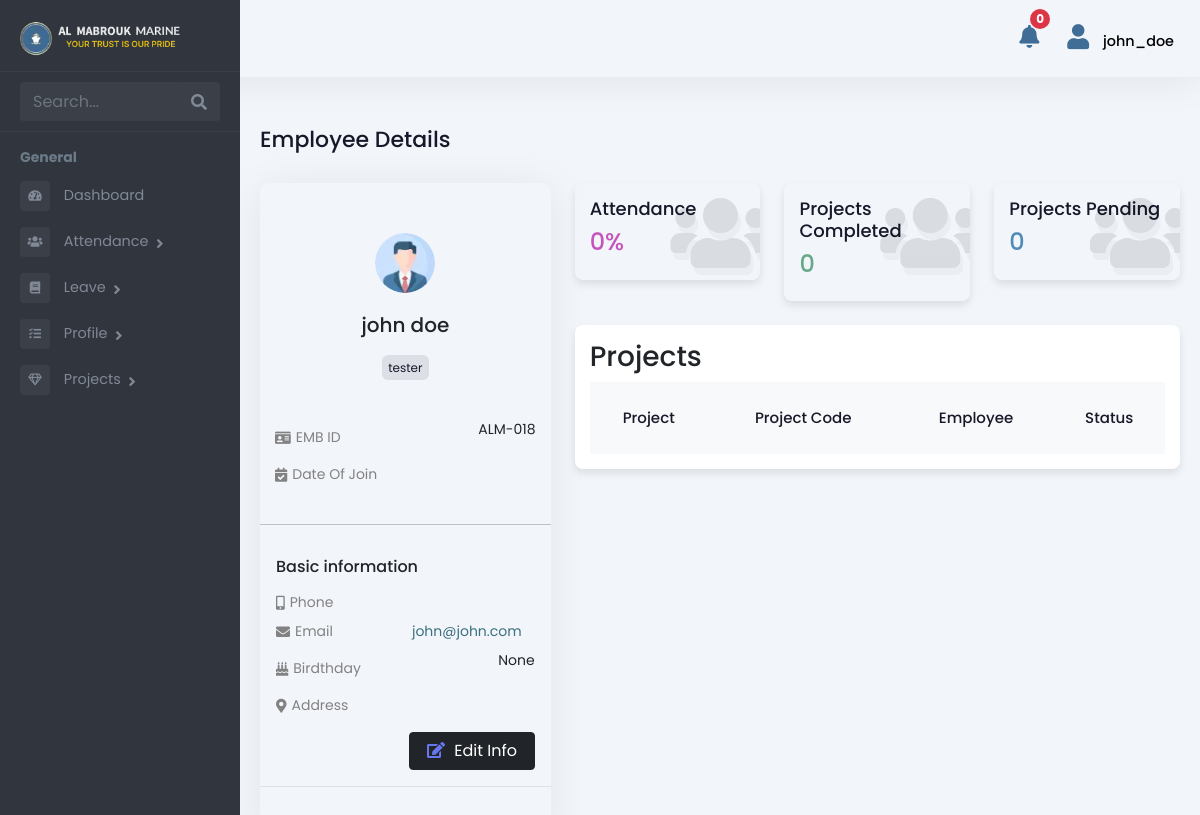
Before: /employee/profile/ (signed in) with the older database file.
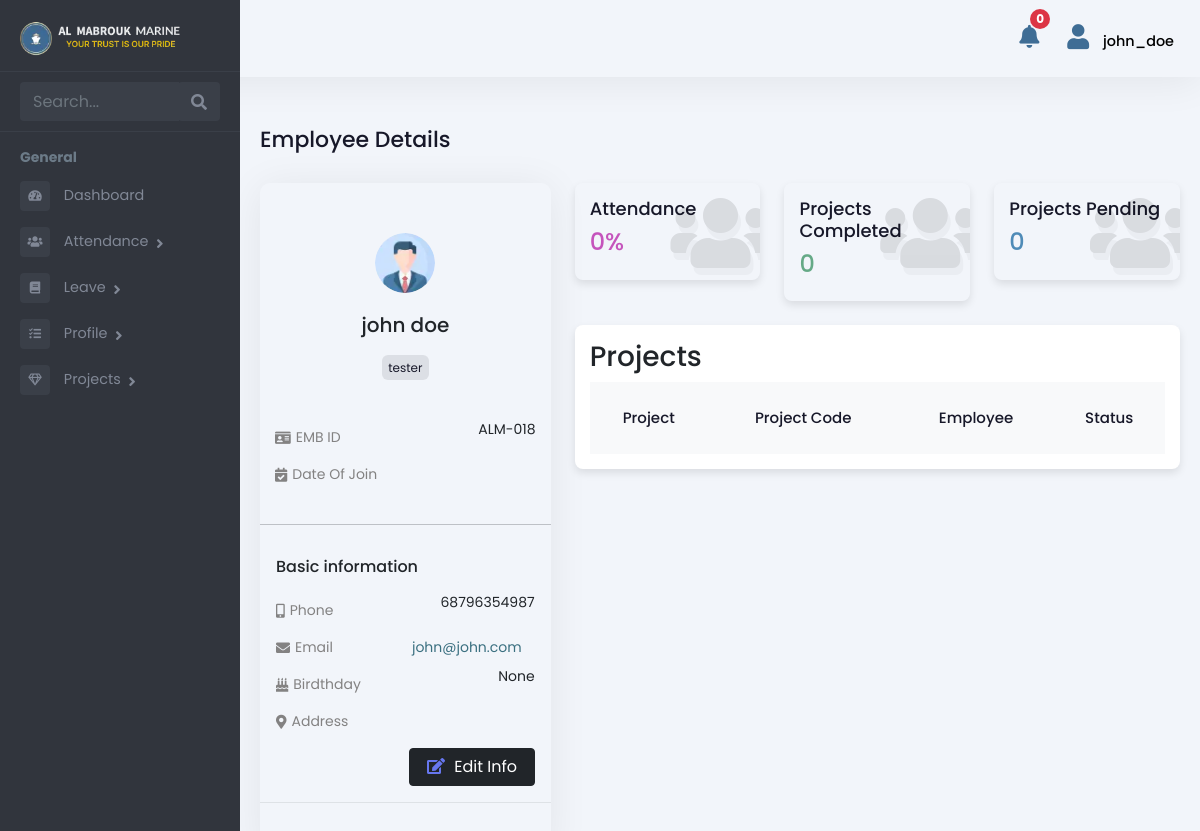
After: the same page with the newer database file.
### Admin/models.py (models this page shows, shortened)
class Employee(models.Model):
    user = models.OneToOneField(User, on_delete=models.CASCADE, related_name='employee_profile')
    is_employee = models.BooleanField(default=False)
    is_manager = models.BooleanField(default=False)
    is_administration = models.BooleanField(default=False)
    is_hr = models.BooleanField(default=False)
    rank = models.CharField(max_length=255, blank=True, null=True)
    salary = models.DecimalField(max_digits=10, decimal_places=2, blank=True, null=True)
    work_days = models.DecimalField(max_digits=10, decimal_places=2, default=0, blank=True)
    holidays = models.IntegerField(null=True, blank=True)
    overseas_days = models.IntegerField(default=0)
    date_of_birth = models.DateField(null=True, blank=True)
    phone_number = models.CharField(max_length=15, blank=True, null=True)
    date_of_join = models.DateField(null=True, blank=True)
    address = models.TextField(blank=True, null=True)
    profile_picture = models.ImageField(upload_to="profile_pictures/", null=True, blank=True)

### employee_data/views.py (the view)
# urls.py: path('profile/', admstrn_profile, name='admstrn_profile_view'),
@login_required
def profile(request):
    employee = get_object_or_404(Employee, user=request.user)
    teams = employee.teams_assigned.all()
    team_member_statuses = TeamMemberStatus.objects.filter(employee=employee)
    completed_projects = team_member_statuses.filter(
        status='COMPLETED').count()
    pending_projects = team_member_statuses.exclude(
        Q(status='COMPLETED') | Q(status='ONGOING')).count()
    assigned_projects = team_member_statuses.filter(status='ASSIGN').count()
    all_projects = [
        {
            'project': status.team.project,
            'manager': status.team.project.manager,
            'status': status.status
        }
        for status in team_member_statuses
    ]
    current_year = date.today().year
    current_month = date.today().month
    total_days_in_month = monthrange(current_year, current_month)[1]
    total_attendance_records = Attendance.objects.filter(
        employee=employee,
        login_time__year=current_year,
        login_time__month=current_month
    ).count()
    approved_attendance_records = Attendance.objects.filter(
        employee=employee,
        status='APPROVED',
        login_time__year=current_year,
        login_time__month=current_month
    ).count()
    attendance_percentage = (
        (approved_attendance_records / total_days_in_month) * 100
        if total_attendance_records > 0
        else 0
    )
    total_projects = completed_projects + pending_projects + assigned_projects
    total_pending_projects = total_projects - completed_projects
    context = {
        'employee': employee,
        'teams': teams,
        'all_projects': all_projects,
        'attendance_percentage': round(attendance_percentage, 1),
        'total_projects': total_projects,
        'completed_projects': completed_projects,
        'pending_projects': total_pending_projects,
    }
    return render(request, 'employee/profile.html', context)

### templates/employee/profile.html (shortened to what the changed rows need)
{% extends 'employee/employeebase.html' %} {% load custom_filters %} {% load static %} {% block content %}
<div class="emply-profile-wraper">
  <div class="pg-title">
    <h1>Employee Details</h1>
  </div>
  <div class="row">
    <div class="col-lg-4">
      <div class="emp-info-wrapper">
        <div class="emp-info-hdr">
          <div class="emp-prfl-img">
            {% if employee.profile_picture %}
            <img src="{{ employee.profile_picture.url }}" alt="Employee Profile Pic">
            {% else %}
            <img src="{% static 'assets/images/user-pro.webp' %}" alt="Default Profile Pic">
            {% endif %}
          </div>
          <h5>{{ employee.user.first_name }} {{ employee.user.last_name }}</h5>
          <span>{{ employee.rank }}</span>
        </div>
        <div class="emp-details">
          <div class="d-flex align-items-center justify-content-between mb-2">
            <span class="d-inline-flex align-items-center">
              <i class="fas fa-id-card"></i>
              EMB ID
            </span>
            <p class="text-dark">ALM-0{{ employee.pk }}</p>
          </div>
        </div>
        <div class="p-3 emp-basic-info border-bottom">
          <div class="d-flex align-items-center justify-content-between mb-2">
            <span class="d-inline-flex align-items-center">
              <i class="fas fa-mobile-alt"></i>
              Phone
            </span>
            <p class="text-dark">{{ employee.phone_number }}</p>
          </div>
          <div class="d-flex align-items-center justify-content-between mb-2">
            <span class="d-inline-flex align-items-center">
              <i class="fas fa-envelope"></i>
              Email
            </span>
            <a href="maito:{{ employee.user.email }}" style="
                color: #3b7080 !important;
                font-size: 14px;
                text-decoration: none;
              " class="text-info d-inline-flex align-items-center">{{ employee.user.email }}</a>
          </div>
          <div class="d-flex align-items-center justify-content-between mb-2">
            <span class="d-inline-flex align-items-center">
              <i class="fas fa-birthday-cake"></i>
              Birdthday
            </span>
            <p class="text-dark text-end">{{ employee.date_of_birth }}</p>
          </div>
        </div>
      </div>
    </div>
    <div class="col-lg-8">
      <div class="emp-status-col">
        <div class="widget-box table-wdgt">
          <table id="employee-prjct-table">
            <thead>
              <tr>
                <th>Project</th>
                <th>Project Code</th>
                <th>Employee</th>
                <th>Status</th>
              </tr>
            </thead>
          </table>
        </div>
      </div>
    </div>
  </div>
</div>
{% endblock %}

Changed rows visible on the page:
changed Employee "None": phone_number (not shown) → "68796354987"
